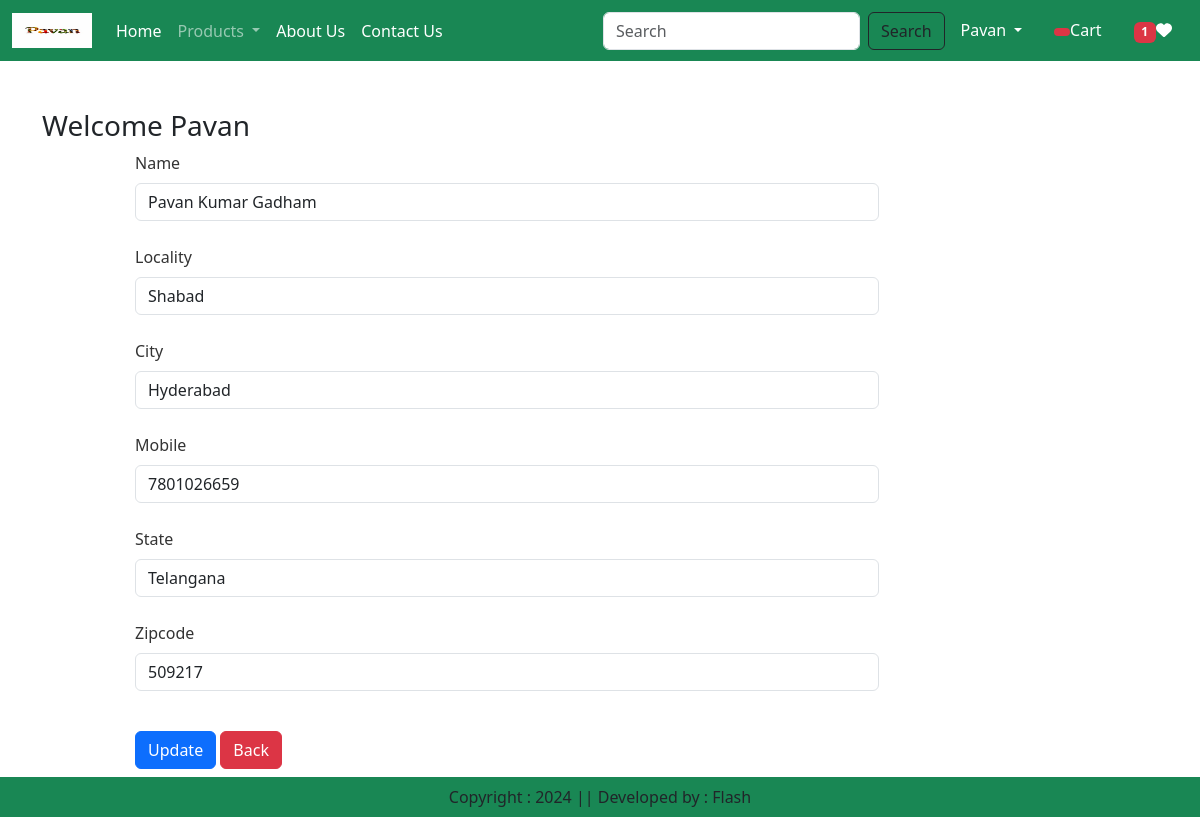
The app's page /updateAddress/1 (signed in) with its own data.
### app/models.py (models this page shows, shortened)
class Customer(models.Model):
    user = models.ForeignKey(User, on_delete = models.CASCADE)
    name = models.CharField(max_length=200)
    locality = models.CharField(max_length=200)
    city = models.CharField(max_length=50)
    mobile = models.IntegerField(default=0)
    zipcode = models.IntegerField()
    state = models.CharField(choices=STATE_CHOICES, max_length=100)

### app/views.py (the view, shortened to what this page needs)
# urls.py: path("updateAddress/<int:pk>", views.updateAddress.as_view(), name="updateAddress"),
@method_decorator(login_required, name='dispatch')
class updateAddress(View):
    def get(self, request, pk):
        add= Customer.objects.get(pk=pk)
        form = CustomerProfileForm(instance=add)
        totalitem = 0
        wishitem = 0
        if request.user.is_authenticated:
            totalitem = len(Cart.objects.filter(user=request.user))
            wishitem = len(Wishlist.objects.filter(user=request.user))
        return render(request, 'app/UpdateAddress.html', locals())

### app/forms.py
class CustomerProfileForm(forms.ModelForm):
    class Meta:
        model = Customer
        fields = ['name', 'locality', 'city', 'mobile', 'state', 'zipcode']
        widgets = {
            'name':forms.TextInput(attrs={'class':'form-control'}),
            'locality':forms.TextInput(attrs={'class':'form-control'}),
            'city':forms.TextInput(attrs={'class':'form-control'}),
            'mobile':forms.NumberInput(attrs={'class':'form-control'}),
            'state':forms.Select(attrs={'class':'form-control'}),
            'zipcode':forms.NumberInput(attrs={'class':'form-control'}),
        }

### app/templates/app/updateAddress.html (shortened to what this page needs)
{% extends "app/base.html" %}
{% load static %}
{% block main-content %}
<div class="container my-5">
    <div class="row">
        <h3>Welcome <span class="text-capitalize">{{ request.user }}</span></h3>
    </div>
    <div class="col-sm-8 offset-sm-1">
        <form action="" method="post">
            {% for fm in form %}
                <label for="{{ fm.id_for_label }}" class="form-label" style="font-size: 16px; color: #333;">{{ fm.label }}</label>
                {{ fm }}
                <br>
            {% endfor %}
            <div class="col-12 mt-3">
                <button type="submit" class="btn btn-primary">Update</button>
                <a href="{% url 'address' %}" type="button" class="btn btn-danger">Back</a>
            </div>
        </form>
    </div>
</div>
{% endblock main-content %}

### records on screen
Customer: form "Pavan Kumar Gadham" "Shabad" "Hyderabad" "7801026659" "Telangana" "509217"

### other values on screen
{{ wishitem }} "1"
{{ request.user }} "Pavan"
{{ fm.label }} "Name" "Locality" "City" "Mobile" "State" "Zipcode"
